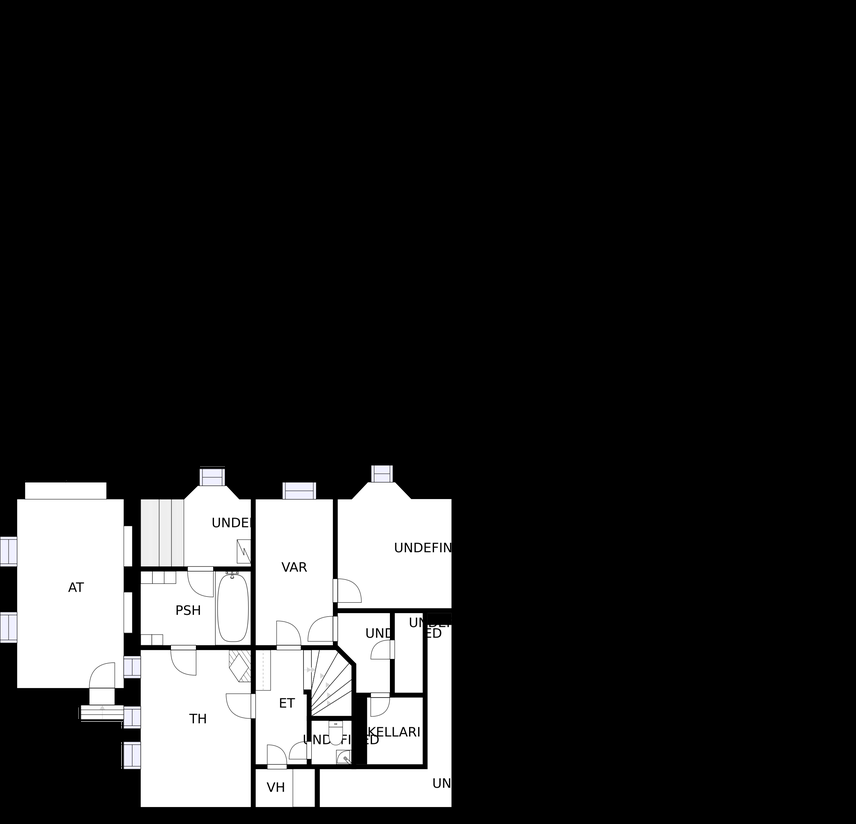
%> input picture resources/main/img/Datei0.png, 856 x 824 px, shrunk from 2172 x 2092 before the run
$ octave --eval "result = roomdetection(rgb2gray(imread('img/Datei0.png')));"   (GNU Octave 9; MATLAB toolbox functions it lacks are replaced by stand-ins)
%> lines starting %> are read from the running program, lines starting %| are printed output that depends on the picture; in (x1, y1, x2, y2) boxes, pixels count from 0 and x2, y2 are one past the last pixel; in counts of white or black regions, pixels touching at a corner belong together; the program's own positions count from 1
function [numOfRoom space] = roomdetection(img)
    %ROOMDETECTION Author: Schimmerl Raphael
    h = imcomplement(img);
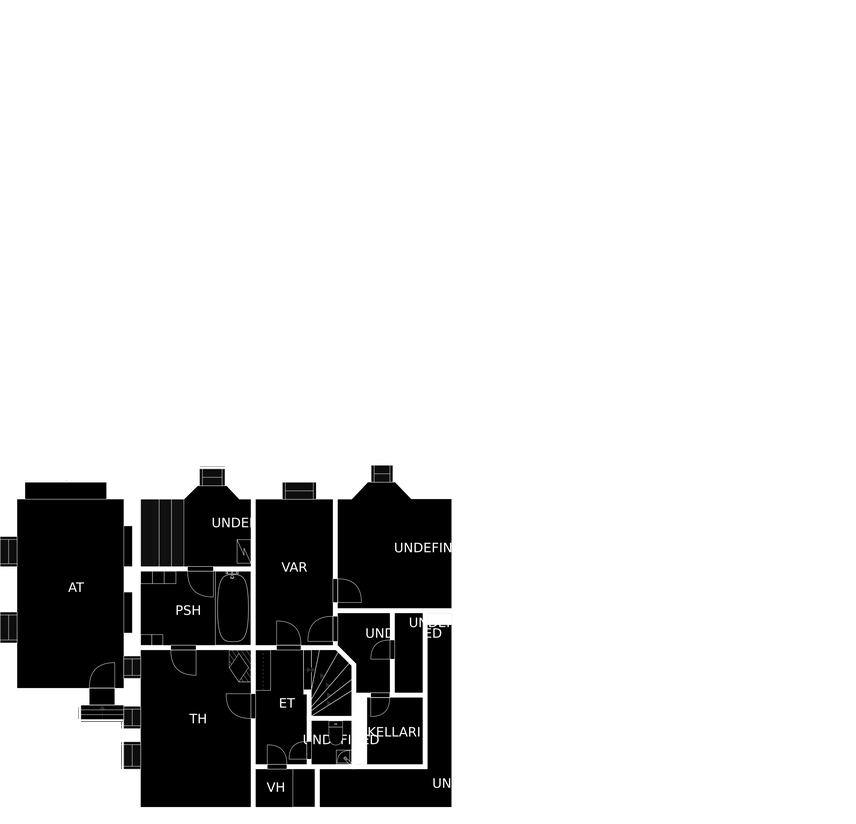
%> h: size 824x856 uint8; min 0, max 255, mean 214.3
    L = bwlabel(h);
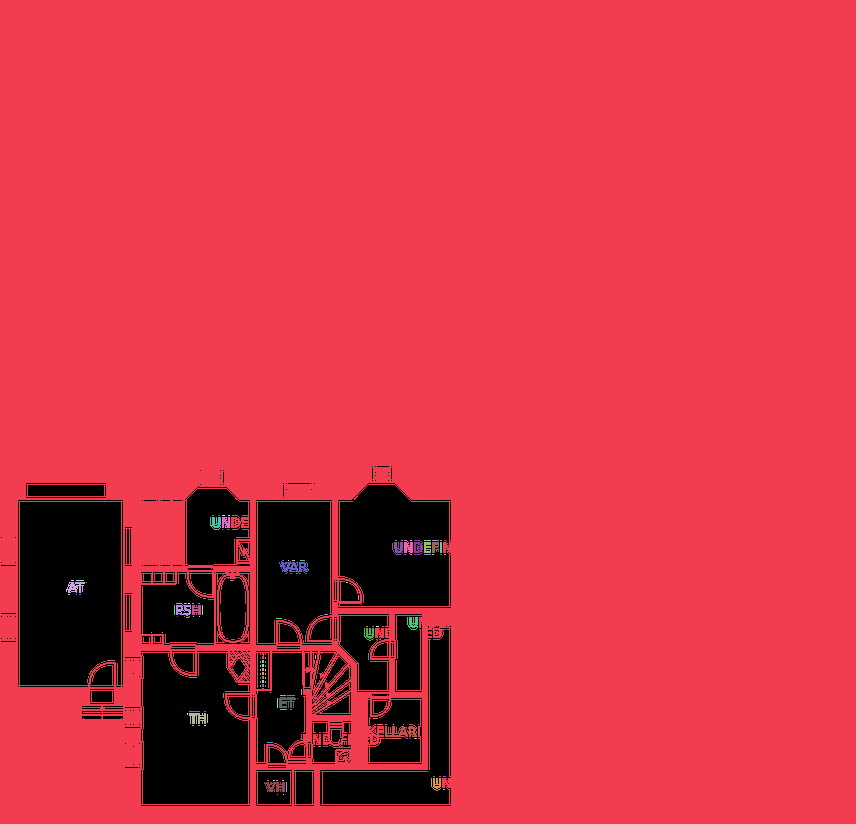
%> L: size 824x856 double; 140 distinct labels, from 0 to 139; one colour per label, 0 black
    L2 = L>0;
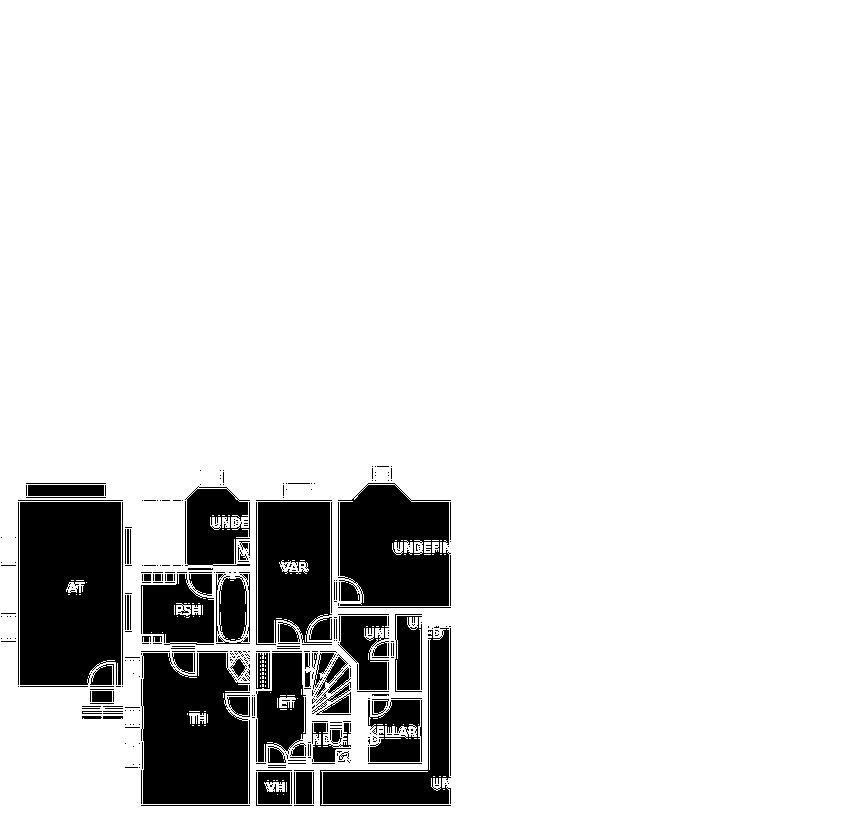
%> L2: size 824x856 logical; 87.1% white; 430 black regions (311 under 20 px), largest, box (x1, y1, x2, y2) and area: (20, 502, 121, 685) 17751, (141, 653, 250, 804) 14006, (338, 483, 451, 606) 11115

     L = L(L2);
     numberOfObjects = max(L,[],'all');
%> numberOfObjects = 139
     L = sort(L);

    A = zeros(numberOfObjects - 1,1);
    sum = 0;

  for k = 1:length(L)
     if (L(k) < numberOfObjects)
     A(L(k)) = A(L(k))+1;
     sum = sum + 1;
     end
  end
%> after the loop, A = 138 values, max 611663 at index 1, min 1 at index 6, mean 4450.4; sum = 614157
    A = sort(A);
%> A = 138 values from 1 to 611663
    B = zeros(numberOfObjects - 1,2);

    for k = 1:numberOfObjects - 1
     B(k, :) = [round(k) A(k)/sum];
    end
%> this loop made 138 passes
%> after the loop, B = 138 rows, first 12: [1 1.63e-06; 2 1.63e-06; 3 1.63e-06; 4 1.63e-06; 5 1.63e-06; 6 1.63e-06; 7 1.63e-06; 8 1.63e-06; 9 1.63e-06; 10 1.63e-06; 11 1.63e-06; 12 1.63e-06]

    numOfRoom = B;
%> numOfRoom has the same summary as B
%> `result = roomdetection(rgb2gray(imread('img/Datei0.png')));`: result has the same summary as B in roomdetection
end
